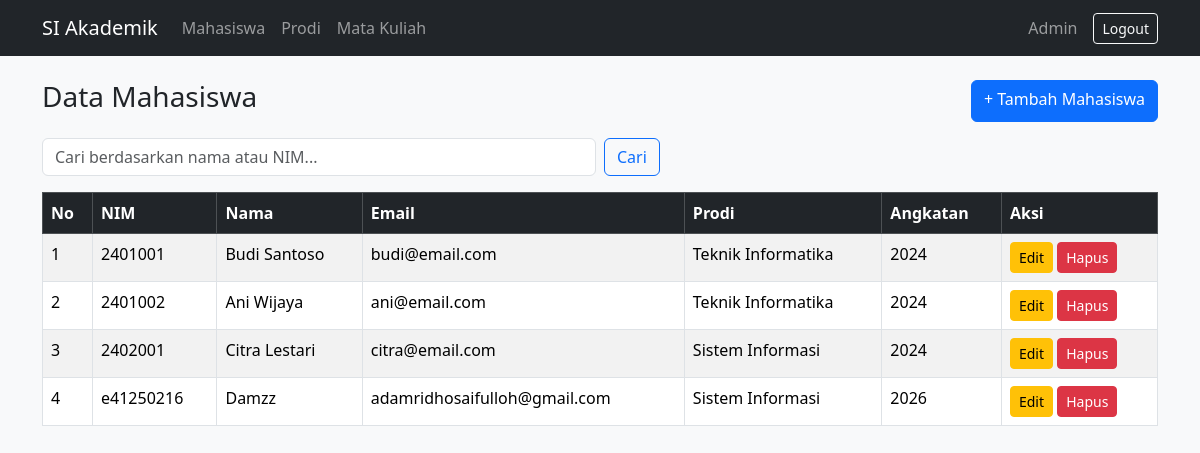
Screenshot of /mahasiswa (signed in) with the database file from the repository.
### tables this page shows
CREATE TABLE `mahasiswa` (
  `id` int(11) NOT NULL,
  `nim` varchar(20) NOT NULL,
  `nama` varchar(100) NOT NULL,
  `email` varchar(100) NOT NULL,
  `prodi_id` int(11) NOT NULL,
  `angkatan` year(4) NOT NULL,
  `created_at` timestamp NOT NULL DEFAULT current_timestamp(),
  `updated_at` timestamp NOT NULL DEFAULT current_timestamp() ON UPDATE current_timestamp(),
  `status` enum('aktif','cuti','lulus') NOT NULL DEFAULT 'aktif'
);

CREATE TABLE `prodi` (
  `id` int(11) NOT NULL,
  `kode` varchar(10) NOT NULL,
  `nama` varchar(100) NOT NULL,
  `created_at` timestamp NOT NULL DEFAULT current_timestamp(),
  `updated_at` timestamp NOT NULL DEFAULT current_timestamp() ON UPDATE current_timestamp()
);

### app/Controllers/MahasiswaController.php (called while the page is built, shortened)
<?php
require_once __DIR__ . '/../Models/MahasiswaModel.php';
class MahasiswaController
{
    private MahasiswaModel $model;
    public function __construct()
    {
        $this->model = new MahasiswaModel();
    }
    public function index(): void
    {
        $keyword = trim($_GET['q'] ?? '');
        $daftar  = $this->model->all($keyword);
        require __DIR__ . '/../Views/mahasiswa/index.php';
    }
}

### app/helpers.php (called while the page is built, shortened)
<?php
function e($value): string
{
    return htmlspecialchars((string) $value, ENT_QUOTES, 'UTF-8');
}
function url(string $path = ''): string
{
    return BASE_PATH . $path;
}

### config/database.php (called while the page is built)
<?php
return [
    'host'     => 'localhost',
    'dbname'   => 'bkpm_acara_7',
    'username' => 'root',
    'password' => '',
    'charset'  => 'utf8mb4',
];

### app/Database.php (called while the page is built)
<?php
class Database
{
    private static ?PDO $instance = null;
    public static function getInstance(): PDO
    {
        if (self::$instance === null) {
            $config = require __DIR__ . '/../config/database.php';
            $dsn = "mysql:host={$config['host']};dbname={$config['dbname']};charset={$config['charset']}";
            self::$instance = new PDO($dsn, $config['username'], $config['password'], [
                PDO::ATTR_ERRMODE            => PDO::ERRMODE_EXCEPTION,
                PDO::ATTR_DEFAULT_FETCH_MODE => PDO::FETCH_ASSOC,
                PDO::ATTR_EMULATE_PREPARES   => false,
            ]);
        }
        return self::$instance;
    }
}

### app/Models/MahasiswaModel.php (called while the page is built, shortened)
<?php
require_once __DIR__ . '/../Database.php';
class MahasiswaModel
{
    private PDO $db;
    public function __construct()
    {
        $this->db = Database::getInstance();
    }
    public function all(string $keyword = ''): array
    {
        $sql = "SELECT m.*, p.nama AS prodi_nama
                FROM mahasiswa m
                JOIN prodi p ON m.prodi_id = p.id";
        $params = [];
        $sql .= " ORDER BY m.nim";
        $stmt = $this->db->prepare($sql);
        $stmt->execute($params);
        return $stmt->fetchAll();
    }
}

### app/Views/mahasiswa/index.php (the view, shortened to what this page needs)
<?php require __DIR__ . '/../header.php'; ?>
<div class="d-flex justify-content-between mb-3">
    <h1 class="h3">Data Mahasiswa</h1>
    <a href="<?= url('/mahasiswa/create') ?>" class="btn btn-primary">+ Tambah Mahasiswa</a>
</div>
<form method="GET" action="<?= url('/mahasiswa') ?>" class="row g-2 mb-3">
    <div class="col-md-6">
        <input type="text" name="q" value="<?= e($keyword) ?>" class="form-control"
               placeholder="Cari berdasarkan nama atau NIM...">
    </div>
    <div class="col-auto">
        <button type="submit" class="btn btn-outline-primary">Cari</button>
    </div>
</form>
<table class="table table-striped table-bordered bg-white">
    <thead class="table-dark">
        <tr><th>No</th><th>NIM</th><th>Nama</th><th>Email</th><th>Prodi</th><th>Angkatan</th><th>Aksi</th></tr>
    </thead>
    <tbody>
        <?php foreach ($daftar as $i => $m): ?>
            <tr>
                <td><?= $i + 1 ?></td>
                <td><?= e($m['nim']) ?></td>
                <td><?= e($m['nama']) ?></td>
                <td><?= e($m['email']) ?></td>
                <td><?= e($m['prodi_nama']) ?></td>
                <td><?= e($m['angkatan']) ?></td>
                <td>
                    <a href="<?= url('/mahasiswa/edit?id=' . $m['id']) ?>" class="btn btn-sm btn-warning">Edit</a>
                    <form method="POST" action="<?= url('/mahasiswa/destroy') ?>" class="d-inline"
                          onsubmit="return confirm('Yakin ingin menghapus data ini?');">
                        <button type="submit" class="btn btn-sm btn-danger">Hapus</button>
                    </form>
                </td>
            </tr>
        <?php endforeach; ?>
    </tbody>
</table>
<?php require __DIR__ . '/../footer.php'; ?>

### public/index.php (shortened to what this page needs)
<?php
require_once __DIR__ . '/../app/helpers.php';
require_once __DIR__ . '/../app/Controllers/MahasiswaController.php';
$uri = parse_url($_SERVER['REQUEST_URI'], PHP_URL_PATH);
$uri = substr($uri, strlen(BASE_PATH));
$uri = '/' . trim($uri, '/');
$controllers = [
    'mahasiswa'  => 'MahasiswaController',
    'prodi'      => 'ProdiController',
    'matakuliah' => 'MatakuliahController',
];
$get  = ['index', 'create', 'edit'];
$post = ['store', 'update', 'destroy'];
$parts      = explode('/', trim($uri, '/'));
$resource   = $parts[0];
$action     = $parts[1] ?? 'index';
$method     = $_SERVER['REQUEST_METHOD'];
$allowed    = ($method === 'POST') ? $post : $get;
if (isset($controllers[$resource]) && count($parts) <= 2 && in_array($action, $allowed, true)) {
    (new $class())->$action();
} else {
    http_response_code(404);
    echo '<h1>404</h1><p>Halaman tidak ditemukan.</p>';
}

### app/Views/header.php (shortened to what this page needs)
<!DOCTYPE html>
<html lang="id">
<head>
    <link href="https://cdn.jsdelivr.net/npm/bootstrap@5.3.3/dist/css/bootstrap.min.css" rel="stylesheet">
</head>
<body class="bg-light">
<nav class="navbar navbar-expand navbar-dark bg-dark mb-4">
    <div class="container">
        <span class="navbar-brand">SI Akademik</span>
        <div class="navbar-nav">
            <a class="nav-link" href="<?= url('/mahasiswa') ?>">Mahasiswa</a>
            <a class="nav-link" href="<?= url('/prodi') ?>">Prodi</a>
            <a class="nav-link" href="<?= url('/matakuliah') ?>">Mata Kuliah</a>
        </div>
        <div class="ms-auto d-flex align-items-center">
            <span class="navbar-text me-3"><?= e($_SESSION['user_name'] ?? '') ?></span>
            <a class="btn btn-outline-light btn-sm" href="<?= url('/logout') ?>">Logout</a>
        </div>
    </div>
</nav>
<main class="container pb-5">

### app/Views/footer.php
</main>
</body>
</html>

### rows the page displays
mahasiswa: nim "2401001", nama "Budi Santoso", email "budi@email.com", prodi.nama "Teknik Informatika", angkatan "2024"
mahasiswa: nim "2401002", nama "Ani Wijaya", email "ani@email.com", prodi.nama "Teknik Informatika", angkatan "2024"
mahasiswa: nim "2402001", nama "Citra Lestari", email "citra@email.com", prodi.nama "Sistem Informasi", angkatan "2024"
mahasiswa: nim "e41250216", nama "Damzz", email "adamridhosaifulloh@gmail.com", prodi.nama "Sistem Informasi", angkatan "2026"

### other values shown
$_SESSION['user_name'] "Admin"
